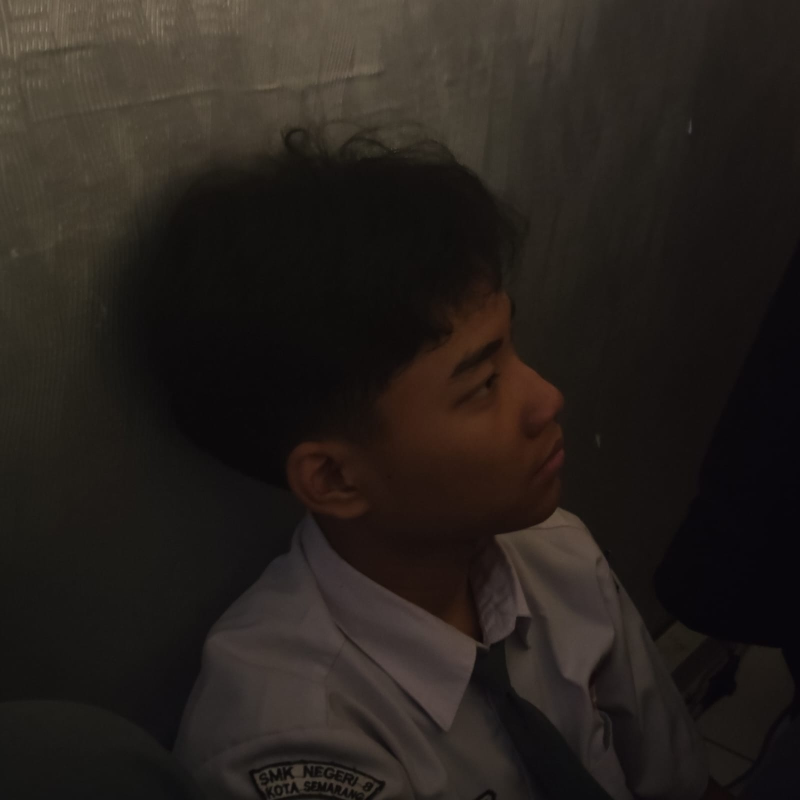
#> input picture mini-image-manipulator/profile.jpeg, 1600 x 1600 px (shown at 1/2 size)
$ python main.py
#> lines starting #> are read from the running program, lines starting #| are printed output that depends on the picture
import matplotlib.pyplot as plt
import numpy as np

img = plt.imread('profile.jpeg')
#> img is the input picture: shape (1600, 1600, 3); mean R, G, B 38.8, 33, 28.7
print('Ukuran matriks gambar: ', img.shape)
#| Ukuran matriks gambar:  (1600, 1600, 3)

cropped_img = img[100:400, 200:500, :]
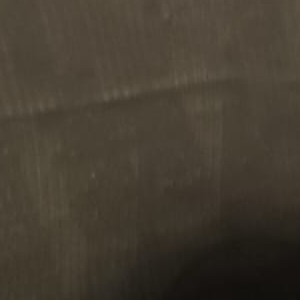
#> cropped_img: shape (300, 300, 3); mean R, G, B 68.5, 60.9, 49.2

img_bright1 = np.clip(img.astype(int) + 50, 0, 255).astype(np.uint8)
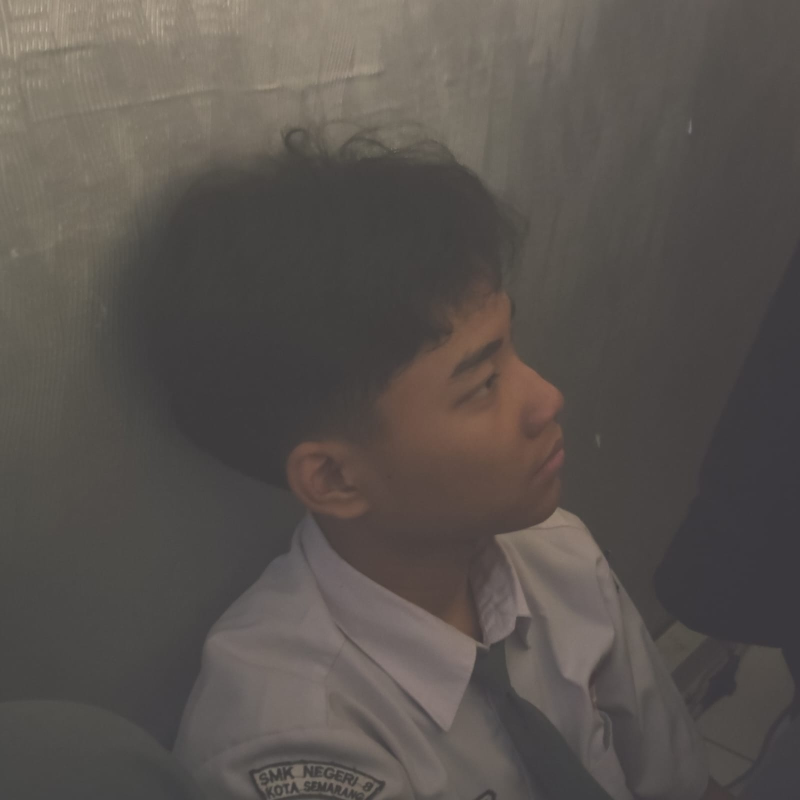
#> img_bright1: shape (1600, 1600, 3) (shown at 1/2 size); mean R, G, B 88.8, 83, 78.7
img_bright2 = np.clip(img.astype(int) - 20, 0, 255).astype(np.uint8)

blue_filter = img.copy()
blue_filter[:, :, 0:2] = 0
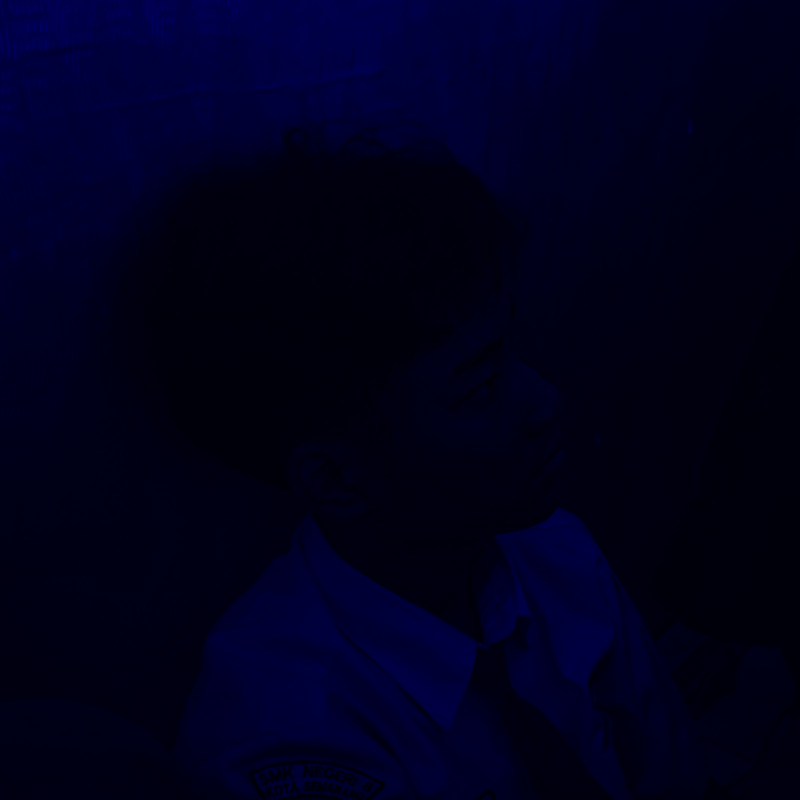
#> blue_filter: shape (1600, 1600, 3) (shown at 1/2 size); mean R, G, B 0, 0, 28.7

plt.imshow(blue_filter)
plt.axis('off')
plt.show()
